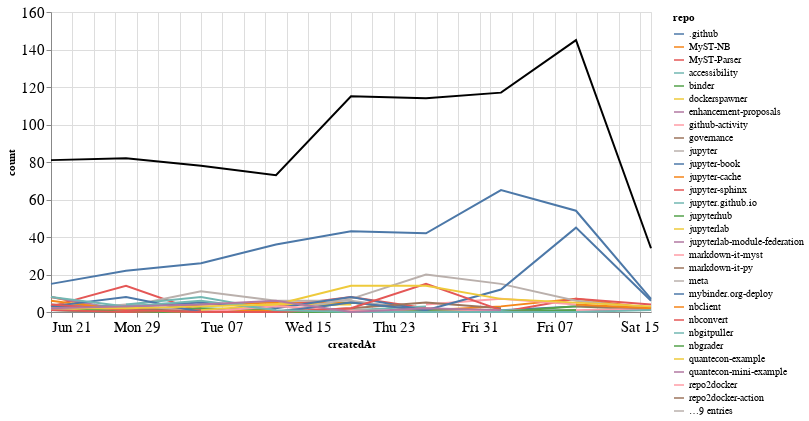

Here is the notebook cell this chart was saved with:
### Markdown cell above
## Comments

### Code cell
comments_time = comments.groupby('repo').resample('W', on='createdAt').count()['author'].reset_index()
comments_time = comments_time.rename(columns={'author': 'count'})
comments_time_total = comments_time.groupby('createdAt').agg({"count": "sum"}).reset_index()
ch1 = alt.Chart(comments_time, width=600).mark_line().encode(
    x='createdAt',
    y='count',
    color='repo',
    tooltip="repo"
)

ch2 = alt.Chart(comments_time_total, width=600).mark_line(color="black").encode(
    x='createdAt',
    y='count',
)

ch1 + ch2

### Figure 1 — Vega-Lite specification as saved in the notebook (floating-point values rounded to 4 significant figures; data arrays with more than 128 entries replaced by an {"elided": "..."} marker saying what was removed)
{"config": {"axisLeft": {"labelFontSize": 15}, "axisBottom": {"labelFontSize": 15}}, "layer": [{"data": {"name": "data-b187a111d26a517aae6f4d24f6c8eb55"}, "mark": "line", "encoding": {"color": {"type": "nominal", "field": "repo"}, "tooltip": {"type": "nominal", "field": "repo"}, "x": {"type": "temporal", "field": "createdAt"}, "y": {"type": "quantitative", "field": "count"}}, "width": 600}, {"data": {"name": "data-3f6b9f3e709e2c72133c51dd982e39e3"}, "mark": {"type": "line", "color": "black"}, "encoding": {"x": {"type": "temporal", "field": "createdAt"}, "y": {"type": "quantitative", "field": "count"}}, "width": 600}], "$schema": "https://vega.github.io/schema/vega-lite/v4.8.1.json", "datasets": {"data-b187a111d26a517aae6f4d24f6c8eb55": {"elided": "187 records"}, "data-3f6b9f3e709e2c72133c51dd982e39e3": [{"createdAt": "2020-06-21T00:00:00", "count": 81}, {"createdAt": "2020-06-28T00:00:00", "count": 82}, {"createdAt": "2020-07-05T00:00:00", "count": 78}, {"createdAt": "2020-07-12T00:00:00", "count": 73}, {"createdAt": "2020-07-19T00:00:00", "count": 115}, {"createdAt": "2020-07-26T00:00:00", "count": 114}, {"createdAt": "2020-08-02T00:00:00", "count": 117}, {"createdAt": "2020-08-09T00:00:00", "count": 145}, {"createdAt": "2020-08-16T00:00:00", "count": 34}]}}
